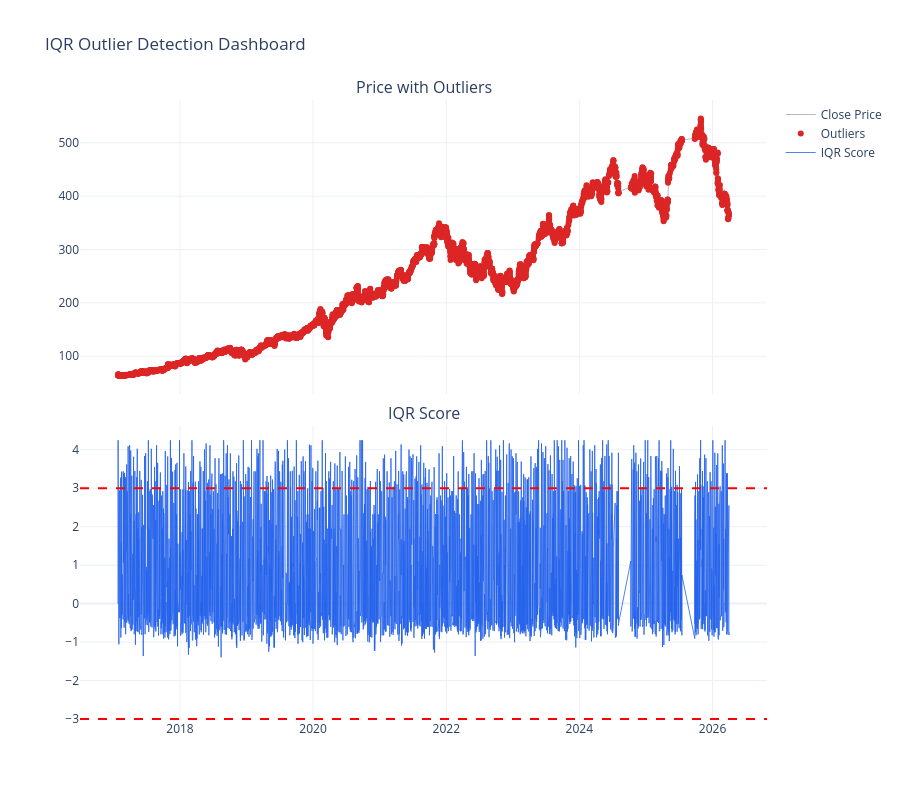

Write notebook code for a chart like this one.
### Code cell
# Inter-Quartile Range (IQR)

if "df_model" not in globals():
    raise ValueError("df_model not found. Run feature-engineering cell first.")

if "features" not in globals():
    features = ["spread_pct", "vwap_deviation", "return_1h", "log_return", "high_low_range", "vol_6h", "vol_24h"]

if "COLORS" not in globals():
    COLORS = {
        "price": "#2563eb",
        "anomaly": "#dc2626",
        "normal": "#6b7280"
    }

part = df_model.copy().sort_values("quote_datetime").reset_index(drop=True)
active_features = [c for c in features if c in part.columns]
window_iqr = 30
roll_window = 20

for col in active_features:
    q1 = part[col].rolling(window_iqr).quantile(0.25)
    q3 = part[col].rolling(window_iqr).quantile(0.75)
    iqr = q3 - q1
    part[f"{col}_iqr_flag"] = ((part[col] < (q1 - 1.5 * iqr)) | (part[col] > (q3 + 1.5 * iqr))).astype(int)

iqr_cols = [f"{c}_iqr_flag" for c in active_features if f"{c}_iqr_flag" in part.columns]
part["iqr_agg"] = part[iqr_cols].sum(axis=1)
part["iqr_flag"] = (part["iqr_agg"] > 0).astype(int)

mu = part["iqr_agg"].rolling(roll_window).mean()
sd = part["iqr_agg"].rolling(roll_window).std()
part["iqr_z20"] = (part["iqr_agg"] - mu) / (sd + 1e-8)

flagged = part[part["iqr_flag"] == 1]

fig = make_subplots(
    rows=2, cols=1, shared_xaxes=True, vertical_spacing=0.05,
    subplot_titles=("Price with Outliers", "IQR Score")
)

fig.add_trace(go.Scatter(
    x=part["quote_datetime"], y=part["close"], name="Close Price",
    line=dict(color=COLORS["normal"], width=1), opacity=0.5
), row=1, col=1)

fig.add_trace(go.Scatter(
    x=flagged["quote_datetime"], y=flagged["close"], mode="markers", name="Outliers",
    marker=dict(color=COLORS["anomaly"], size=6)
), row=1, col=1)

fig.add_trace(go.Scatter(
    x=part["quote_datetime"], y=part["iqr_z20"], name="IQR Score",
    line=dict(color=COLORS["price"], width=0.8)
), row=2, col=1)

fig.add_hline(y=3, line_dash="dash", line_color="red", row=2, col=1)
fig.add_hline(y=-3, line_dash="dash", line_color="red", row=2, col=1)

fig.update_layout(height=800, title_text="IQR Outlier Detection Dashboard", template="plotly_white", showlegend=True)
fig.show()

print("IQR anomalies:", int(part["iqr_flag"].sum()))

### Figure 1 — Plotly figure (JSON) as saved in the notebook; plotly's stock layout.template omitted (floating-point values rounded to 4 significant figures; data arrays with more than 128 entries replaced by an {"elided": "..."} marker saying what was removed)
{"data": [{"line": {"color": "#6b7280", "width": 1}, "name": "Close Price", "opacity": 0.5, "type": "scatter", "x": {"elided": "15419 str values"}, "xaxis": "x", "y": {"elided": "15419 float values"}, "yaxis": "y"}, {"marker": {"color": "#dc2626", "size": 6}, "mode": "markers", "name": "Outliers", "type": "scatter", "x": {"elided": "4888 str values"}, "xaxis": "x", "y": {"elided": "4888 float values"}, "yaxis": "y"}, {"line": {"color": "#2563eb", "width": 0.8}, "name": "IQR Score", "type": "scatter", "x": {"elided": "15419 str values"}, "xaxis": "x2", "y": {"elided": "15419 float values"}, "yaxis": "y2"}], "layout": {"annotations": [{"font": {"size": 16}, "showarrow": false, "text": "Price with Outliers", "x": 0.5, "xanchor": "center", "xref": "paper", "y": 1, "yanchor": "bottom", "yref": "paper"}, {"font": {"size": 16}, "showarrow": false, "text": "IQR Score", "x": 0.5, "xanchor": "center", "xref": "paper", "y": 0.475, "yanchor": "bottom", "yref": "paper"}], "height": 800, "shapes": [{"line": {"color": "red", "dash": "dash"}, "type": "line", "x0": 0, "x1": 1, "xref": "x2 domain", "y0": 3, "y1": 3, "yref": "y2"}, {"line": {"color": "red", "dash": "dash"}, "type": "line", "x0": 0, "x1": 1, "xref": "x2 domain", "y0": -3, "y1": -3, "yref": "y2"}], "showlegend": true, "title": {"text": "IQR Outlier Detection Dashboard"}, "xaxis": {"anchor": "y", "domain": [0, 1], "matches": "x2", "showticklabels": false}, "xaxis2": {"anchor": "y2", "domain": [0, 1]}, "yaxis": {"anchor": "x", "domain": [0.525, 1]}, "yaxis2": {"anchor": "x2", "domain": [0, 0.475]}}}
